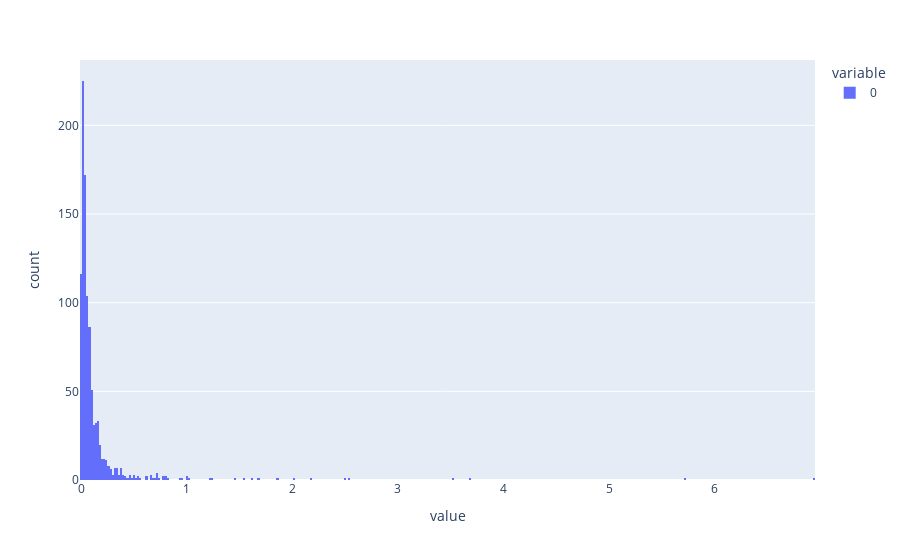

The notebook cell this image was saved under:
### Code cell
scale = 0.05
levy_r = levy_stable.rvs(1.1, 0, scale=scale, size=1000)
levy_r = np.abs(levy_r)
px.histogram(levy_r, nbins=500)

### Figure 1 — Plotly figure (JSON) as saved in the notebook; plotly's stock layout.template omitted (floating-point values rounded to 4 significant figures; data arrays with more than 128 entries replaced by an {"elided": "..."} marker saying what was removed)
{"data": [{"alignmentgroup": "True", "bingroup": "x", "hovertemplate": "variable=0<br>value=%{x}<br>count=%{y}<extra></extra>", "legendgroup": "0", "marker": {"color": "#636efa", "pattern": {"shape": ""}}, "name": "0", "nbinsx": 500, "offsetgroup": "0", "orientation": "v", "showlegend": true, "type": "histogram", "x": {"elided": "1000 float values"}, "xaxis": "x", "yaxis": "y"}], "layout": {"barmode": "relative", "legend": {"title": {"text": "variable"}, "tracegroupgap": 0}, "margin": {"t": 60}, "xaxis": {"anchor": "y", "domain": [0, 1], "title": {"text": "value"}}, "yaxis": {"anchor": "x", "domain": [0, 1], "title": {"text": "count"}}}}
